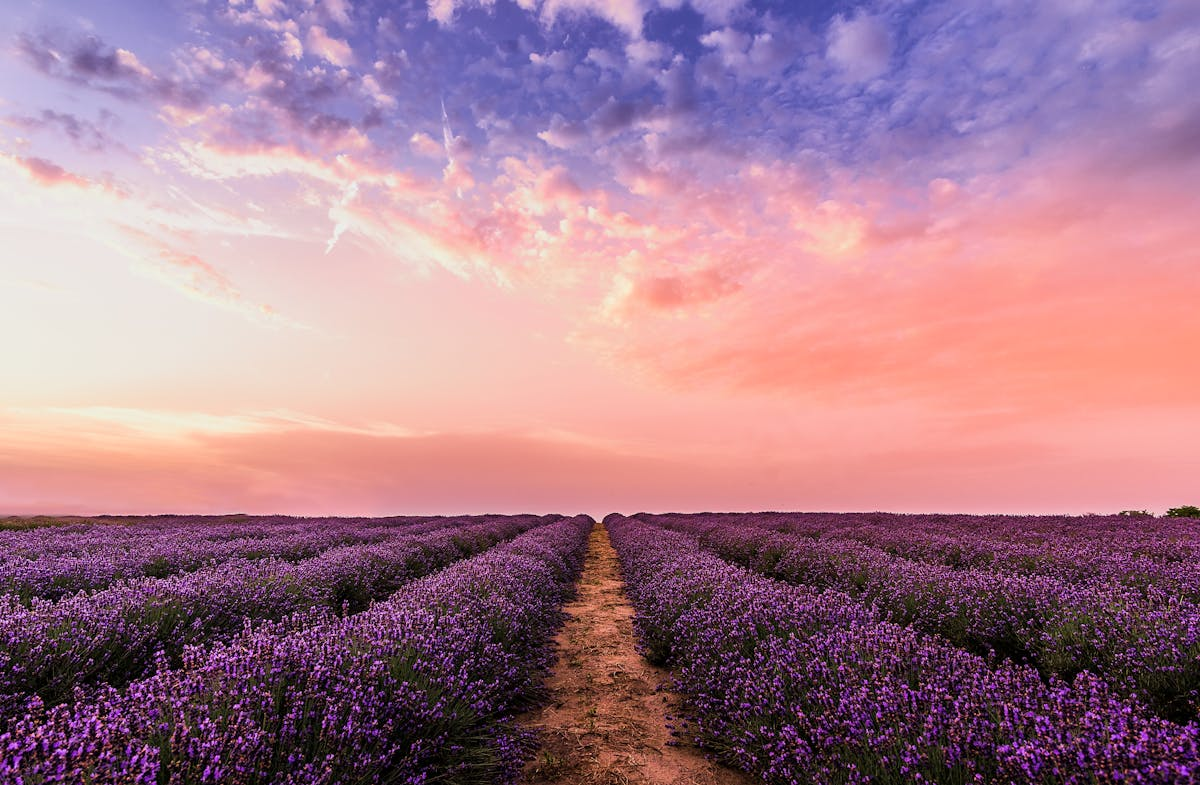
#> input picture Images/scenery3.jpeg, 1200 x 785 px
$ jupyter execute Drawing_Shape_On_Images.ipynb
#> lines starting #> are read from the running program, lines starting #| are printed output that depends on the picture
[cell 1]
import cv2
import numpy as np

[cell 2]
#Drawing line on the image
img1 = cv2.imread("Images/scenery3.jpeg")
#> img1 is the input picture: shape (785, 1200, 3); mean B, G, R 141, 124, 166.2
start_point = (0, 0)
end_point = (450, 450)
color = (255, 0, 0)
thickness = 9
line = cv2.line(img1, start_point, end_point, color, thickness)
cv2.imshow("Line Image", line)
cv2.waitKey(0)
cv2.destroyAllWindows()

[cell 3]
#Drawing a rectangle on an image
img2 = cv2.imread("Images/scenery3.jpeg")
start_point = (50, 75)
end_point = (450, 450)
color = (255, 0, 0)
thickness = 9
rectangle = cv2.rectangle(img2, start_point, end_point, color, thickness)
cv2.imshow("Rectangle Image", rectangle)
cv2.waitKey(0)
cv2.destroyAllWindows()

[cell 4]
#Draw filled rectangle on the image
img3 = cv2.imread("Images/scenery3.jpeg")
start_point = (50, 75)
end_point = (450, 450)
color = (255, 0, 0)
thickness = -1
rectangle = cv2.rectangle(img3, start_point, end_point, color, thickness)
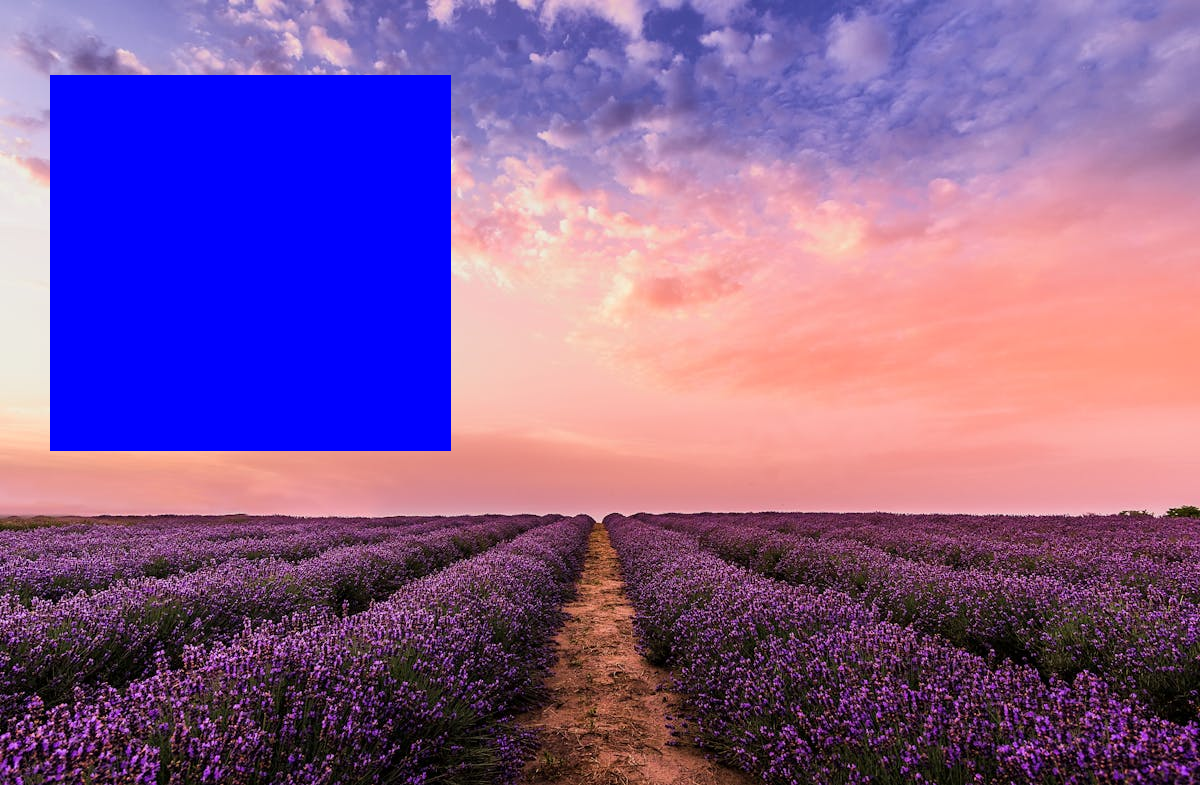
#> rectangle: shape (785, 1200, 3); mean B, G, R 149.2, 91.9, 129.9
cv2.imshow("Rectangle Image", rectangle)
cv2.waitKey(0)
cv2.destroyAllWindows()

[cell 5]
#Draw a filled circle on the image
img4 = cv2.imread("Images/scenery3.jpeg")
window_name = "Circle Image"
centre_coords = (400, 300)
radius = 20
color = (0, 0, 255)
color2 = (255, 0, 255)
thickness = 5
radius_2 = radius-thickness
thickness_2 = -1
circle = cv2.circle(img4, centre_coords, radius, color, thickness)
circle2 = cv2.circle(img4, centre_coords, radius_2, color2, thickness_2)
cv2.imshow(window_name, circle)
cv2.imshow(window_name, circle2)
cv2.waitKey(0)
cv2.destroyAllWindows()

[cell 6]
#Drawing text on image
img5 = cv2.imread("Images/scenery3.jpeg")
#font for setting up the text specifications
font = cv2.FONT_HERSHEY_COMPLEX
origin = (100, 200)
font_scale = 1
color = (0, 0, 255)
thickness = 2

text_img = cv2.putText(img5, "This is my first text with OpenCV!!!!", origin, font, font_scale, color, thickness, cv2.LINE_AA)

cv2.imshow("Text", text_img)
cv2.waitKey(0)
cv2.destroyAllWindows()

[cell 7]
#Draw elipse on image
img6 = cv2.imread("Images/scenery3.jpeg")
centre_coords = (250, 250)
color = (0, 0, 255)
thickness = 3
axis = (150, 100)
angle = 45
start_angle = 0
end_angle = 360

elipse = cv2.ellipse(img6, centre_coords, axis, angle, start_angle, end_angle, color, thickness)
cv2.imshow("Ellipse Image", elipse)
cv2.waitKey(0)
cv2.destroyAllWindows()

[cell 8]
#Drawing polylines
image = np.zeros((500, 500, 3), dtype = np.uint8)
points = np.array([[100, 300], [200, 150], [400, 200], [400, 350], [150, 400], [300, 250]], np.int32)
points = points.reshape((-1, 1, 2)) # Reshaped for openCV compatibility
isclosed = True #True means it will draw a closed image

cv2.polylines(image, [points], isclosed, (255, 0, 0), thickness = 2)
cv2.imshow("Polylines", image)
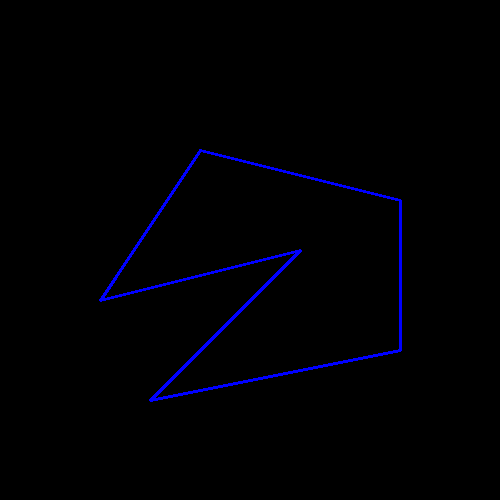
#> window 'Polylines': shape (500, 500, 3); mean B, G, R 3.7, 0, 0
cv2.waitKey(0)
cv2.destroyAllWindows()

$ run again, with Images/scenery2.jpeg copied over Images/scenery3.jpeg
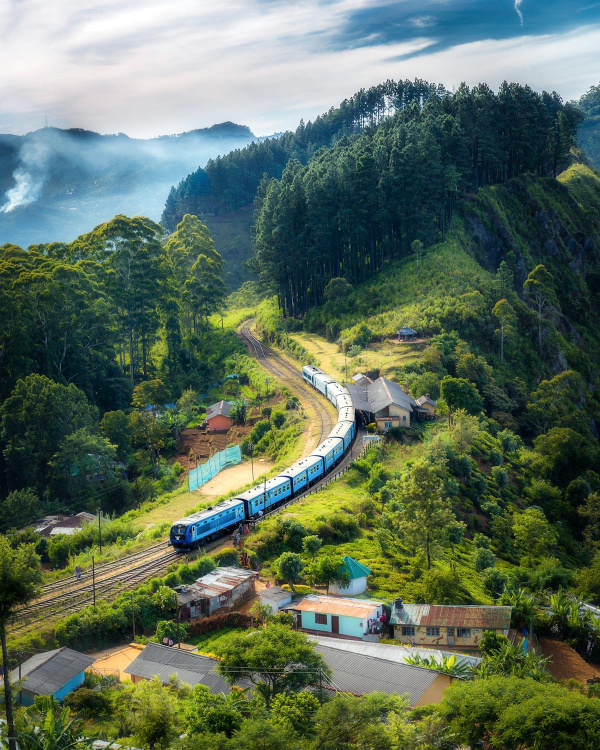
#> input picture Images/scenery2.jpeg, 1200 x 1500 px (shown at 1/2 size)
#> img1 is the input picture: shape (1500, 1200, 3); mean B, G, R 90.8, 109.6, 92.3
#> `rectangle = cv2.rectangle(img3, start_point, end_point, color, thickne..`:
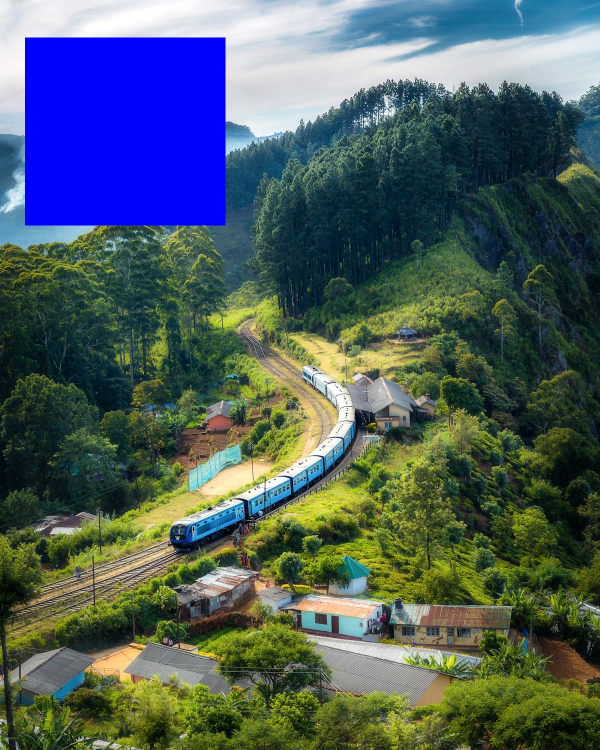
#> rectangle: shape (1500, 1200, 3) (shown at 1/2 size); mean B, G, R 94.9, 93.6, 78.2

$ run again, with Images/blackandwhite.jpeg copied over Images/scenery3.jpeg
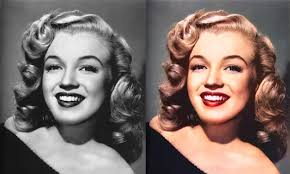
#> input picture Images/blackandwhite.jpeg, 290 x 174 px
#> img1 is the input picture: shape (174, 290, 3); mean B, G, R 106.2, 111.3, 126.9
#> `line = cv2.line(img1, start_point, end_point, color, thickness)`:
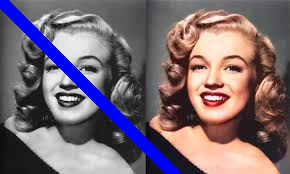
#> line: shape (174, 290, 3); mean B, G, R 114.9, 105.3, 120.9
#> `rectangle = cv2.rectangle(img3, start_point, end_point, color, thickne..`:
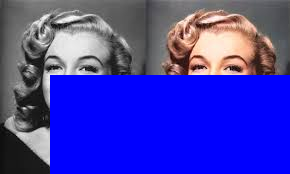
#> rectangle: shape (174, 290, 3); mean B, G, R 177.8, 59.8, 65.1
